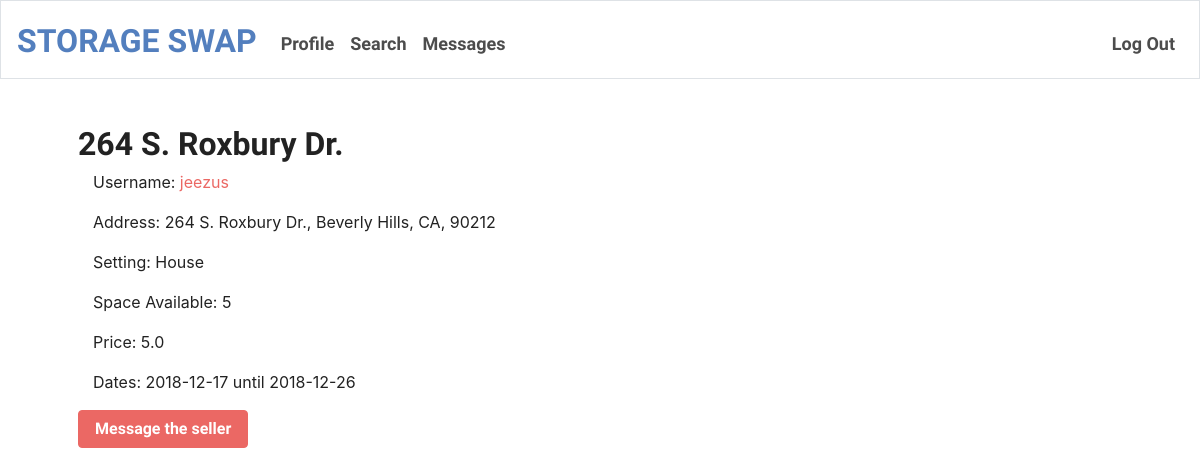
Page /listing/2 (signed in) on the committed database.
### tables this page shows
CREATE TABLE 'listings' ('street' text, 'city' text, 'state' text, 'zip' text, 'setting' text, 'space' integer, 'price' real, 'start' date, 'end' date,'user_id' INTEGER,'listing_id' INTEGER PRIMARY KEY  );

CREATE TABLE 'users' ('user_id' integer PRIMARY KEY NOT NULL, 'username' text NOT NULL, 'hash' text NOT NULL, 'name' text NOT NULL, 'street' text, 'city' text, 'state' text, 'zip' text, 'intro' text NOT NULL, 'email' text NOT NULL, 'phone' text NOT NULL, 'role' text NOT NULL);

### application.py (the view)
@app.route("/listing/<listing_id>", methods=["GET"])
@login_required
def listing(listing_id):
    listing_info = db.execute("SELECT * from listings WHERE listing_id = :listing_id", listing_id=int(listing_id))[0]
    listing_info["username"] = db.execute("SELECT username from users WHERE user_id = :user_id",
                                          user_id=listing_info["user_id"])[0]["username"]
    if session["role"] == "buyer":
        return render_template("listing_buyer.html", listing_info=listing_info)
    else:
        return render_template("listing_seller.html", listing_info=listing_info)

### application.py (called while the page is built)
@app.after_request
def after_request(response):
    response.headers["Cache-Control"] = "no-cache, no-store, must-revalidate"
    response.headers["Expires"] = 0
    response.headers["Pragma"] = "no-cache"
    return response

### helpers.py (called while the page is built)
def login_required(f):
    @wraps(f)
    def decorated_function(*args, **kwargs):
        if session.get("user_id") is None:
            return redirect("/login")
        return f(*args, **kwargs)
    return decorated_function

### templates/listing_buyer.html (shortened to what this page needs)
{% extends 'layout_buyer.html' %}
{% block main %}
<h2>{{ listing_info.street }}</h2>
<div class="container">
    <p>Username: <a href= "{{ '/profile/' + listing_info.username }}">{{ listing_info.username }}<a></a></p>
    <p>Address: {{ listing_info.street }}, {{ listing_info.city }}, {{ listing_info.state }}, {{ listing_info.zip }}</p>
    <p>Setting: {{ listing_info.setting }}</p>
    <p>Space Available: {{ listing_info.space }}</p>
    <p>Price: {{ listing_info.price }}</p>
    <p>Dates: {{ listing_info.start }} until {{ listing_info.end }}</p>
</div>
<a class="btn btn-primary" href="{{ '/new_message/' + listing_info.username }}" role="button">Message the seller</a>
{% endblock %}

### rows in the picture
listings: street "264 S. Roxbury Dr.", city "Beverly Hills", state "CA", zip "90212", setting "House", space "5", price "5.0", start "2018-12-17", end "2018-12-26"
users: username "jeezus"
